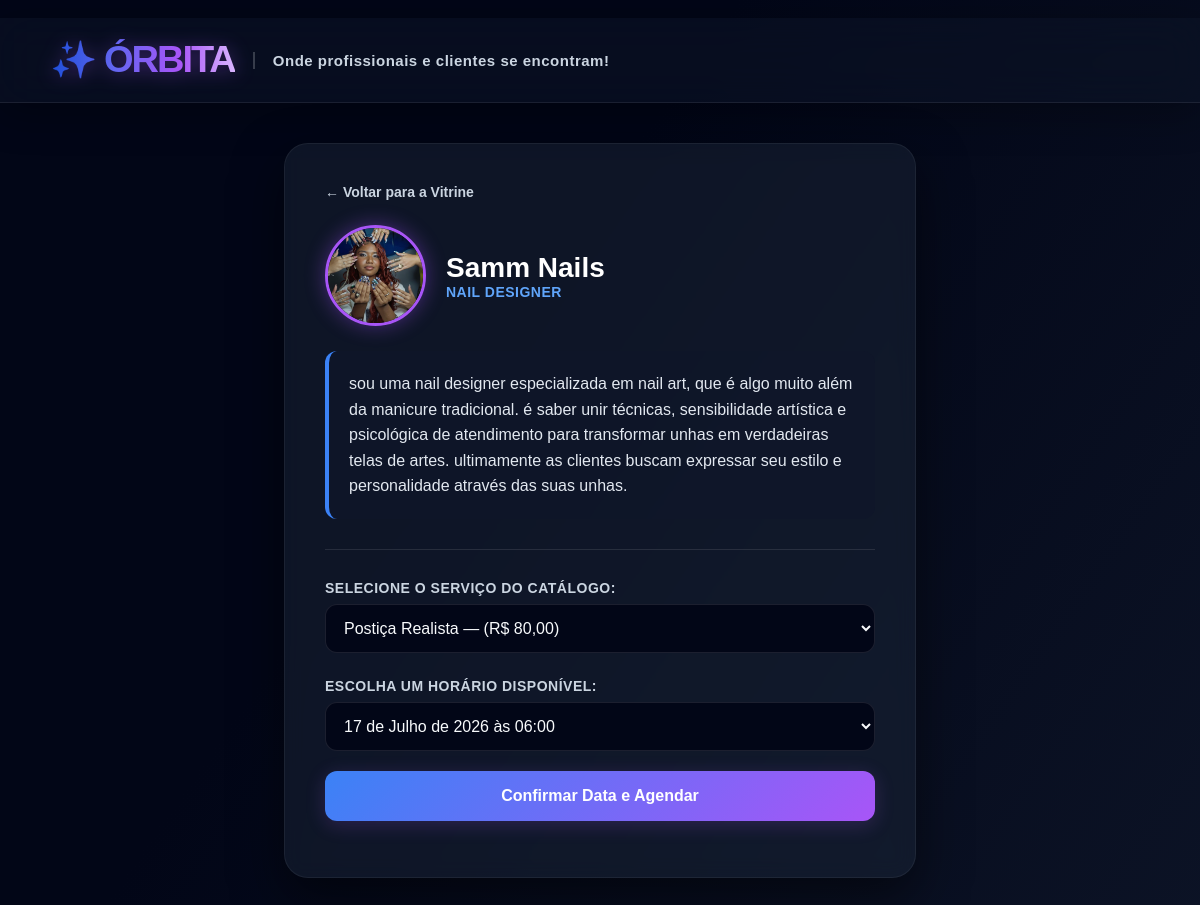
The app's page /profissional/5/ with its own data.
### agenda/models.py (models this page shows, shortened)
class Profissional(models.Model):
    NICHOS = [
        ('FOTO', 'Fotógrafo'),
        ('TRAN', 'Trancista'),
        ('BARB', 'Barbeiro'),
        ('EVEN', 'Produtor de Eventos'),
        ('NAIL', 'Nail Designer'),
        ('SERR', 'Trio Pé de Serra'),
    ]
    nome = models.CharField(max_length=100)
    nicho = models.CharField(max_length=4, choices=NICHOS)
    foto = models.ImageField(upload_to='profissionais/', blank=True, null=True, help_text="Suba a foto do profissional")
    whatsapp = models.CharField(max_length=15, help_text="Ex: 5584999999999")
    bio = models.TextField()

### agenda/views.py (the view, shortened to what this page needs)
# urls.py: path('profissional/<int:profissional_id>/', views.perfil_profissional, name='perfil_profissional'),
def perfil_profissional(request, profissional_id):
    profissional = get_object_or_404(Profissional, pk=profissional_id)
    servicos = profissional.servicos.all()
    horarios = profissional.horarios.filter(disponivel=True) # Mude para profissional se estiver errado
    whatsapp_link = None
    return render(request, 'agenda/perfil.html', {
        'profissional': profissional,
        'servicos': servicos,
        'horarios': horarios,
        'whatsapp_link': whatsapp_link
    })

### agenda/templates/agenda/perfil.html (shortened to what this page needs)
﻿<!DOCTYPE html>
<html lang="pt-br">
<head>
</head>
<body>
    <nav class="navbar">
        <div class="navbar-container">
            <a href="/" class="brand-name">✨ ÓRBITA</a>
            <span class="brand-sub">Onde profissionais e clientes se encontram!</span>
        </div>
    </nav>
<div class="container">
    <a href="/" class="btn-voltar">← Voltar para a Vitrine</a>
    <div class="topo-perfil">
        {% if profissional.foto %}
            <img src="{{ profissional.foto.url }}" alt="Foto de {{ profissional.nome }}" class="perfil-avatar">
        {% else %}
            <div class="perfil-avatar-vazio">👤</div>
        {% endif %}
        <div>
            <h2>{{ profissional.nome }}</h2>
            <span style="color: #60a5fa; font-weight: 700; font-size: 14px; text-transform: uppercase; letter-spacing: 0.5px;">{{ profissional.get_nicho_display }}</span>
        </div>
    </div>
    <p class="bio">{{ profissional.bio }}</p>
    <hr style="border: 0; border-top: 1px solid rgba(255,255,255,0.1); margin: 30px 0;">
    {% if not whatsapp_link %}
    <form method="POST">
        <label>Selecione o Serviço do Catálogo:</label>
        <select name="servico" required>
            {% for s in servicos %}
            <option value="{{ s.id }}">{{ s.nome }} — (R$ {{ s.preco_base }})</option>
            {% endfor %}
        </select>
        <label>Escolha um Horário Disponível:</label>
        <select name="horario" required>
            {% for h in horarios %}
            <option value="{{ h.id }}">{{ h.data }} às {{ h.hora }}</option>
            {% endfor %}
        </select>
        <button type="submit" class="btn-confirmar">Confirmar Data e Agendar</button>
    </form>
    {% endif %}
</div>
</body>
</html>

### agenda/templates/agenda/perfil.html (style rules this page uses)
body { font-family: 'Plus Jakarta Sans', sans-serif; background: linear-gradient(125deg, #020617 10%, #0f172a 30%, #1e1b4b 50%, #311042 75%, #4c0519 100%); background-size: 400% 400%; animation: aurora 20s ease infinite; margin: 0; padding: 0; color: #f8fafc; min-height: 100vh; }
.navbar { background-color: rgba(15, 23, 42, 0.45); padding: 20px 30px; border-bottom: 1px solid rgba(255, 255, 255, 0.08); margin-bottom: 40px; backdrop-filter: blur(20px); -webkit-backdrop-filter: blur(20px); box-shadow: 0 10px 40px rgba(0,0,0,0.3); }
.navbar-container { max-width: 1100px; margin: auto; display: flex; align-items: center; }
.brand-name { font-family: 'Syne', sans-serif; font-size: 38px; font-weight: 800; letter-spacing: -2px; text-decoration: none; text-transform: uppercase; font-style: normal; transform: scaleY(0.95); background: linear-gradient(to right, #1d4ed8 0%, #6366f1 35%, #a855f7 70%, #d8b4fe 100%); -webkit-background-clip: text; background-clip: text; -webkit-text-fill-color: transparent; display: inline-flex; align-items: center; gap: 8px; filter: drop-shadow(0 2px 10px rgba(168, 85, 247, 0.4)); }
.brand-sub { color: #cbd5e1; font-size: 15px; margin-left: 18px; padding-left: 18px; border-left: 2px solid rgba(255,255,255,0.2); font-weight: 700; letter-spacing: 0.5px; }
.container { max-width: 550px; margin: 40px auto; background: rgba(30, 41, 59, 0.45); padding: 40px; border-radius: 24px; box-shadow: 0 20px 50px rgba(0,0,0,0.5); border: 1px solid rgba(255,255,255,0.06); backdrop-filter: blur(10px); -webkit-backdrop-filter: blur(10px); }
.btn-voltar { color: #cbd5e1; text-decoration: none; font-size: 14px; font-weight: 700; display: inline-block; margin-bottom: 25px; }
.topo-perfil { display: flex; align-items: center; gap: 20px; margin-bottom: 25px; }
.perfil-avatar { width: 95px; height: 95px; border-radius: 50%; object-fit: cover; border: 3px solid #a855f7; box-shadow: 0 0 20px rgba(168, 85, 247, 0.4); }
h2 { margin: 0; color: #ffffff; font-size: 28px; font-weight: 700; }
.bio { background: rgba(15, 23, 42, 0.6); padding: 20px; border-left: 4px solid #3b82f6; border-radius: 12px; color: #e2e8f0; line-height: 1.6; }
label { display: block; margin-top: 25px; margin-bottom: 8px; font-weight: bold; color: #cbd5e1; font-size: 14px; text-transform: uppercase; letter-spacing: 0.5px; }
select { width: 100%; padding: 14px; background: #020617; border: 1px solid rgba(255,255,255,0.1); border-radius: 12px; font-size: 16px; color: #f8fafc; outline: none; font-family: inherit; }
.btn-confirmar { width: 100%; padding: 16px; background: linear-gradient(135deg, #3b82f6, #a855f7); color: white; border: none; border-radius: 12px; font-size: 16px; font-weight: bold; cursor: pointer; margin-top: 20px; transition: all 0.2s; box-shadow: 0 4px 20px rgba(168, 85, 247, 0.2); font-family: inherit; }

### records on screen
Profissional: foto (picture), nome "Samm Nails", nicho "NAIL DESIGNER", bio "sou uma nail designer especializada em nail art, que é algo muito além da manicure tradicional. é saber unir técnicas, sensibilidade artística e psicológica de atendimento para transformar unhas em verdadeiras telas de artes. ultimamente as clientes buscam expressar seu estilo e personalidade através das suas unhas."

### other values on screen
form field servico "Postiça Realista — (R$ 80,00)"
form field horario "17 de Julho de 2026 às 06:00"
